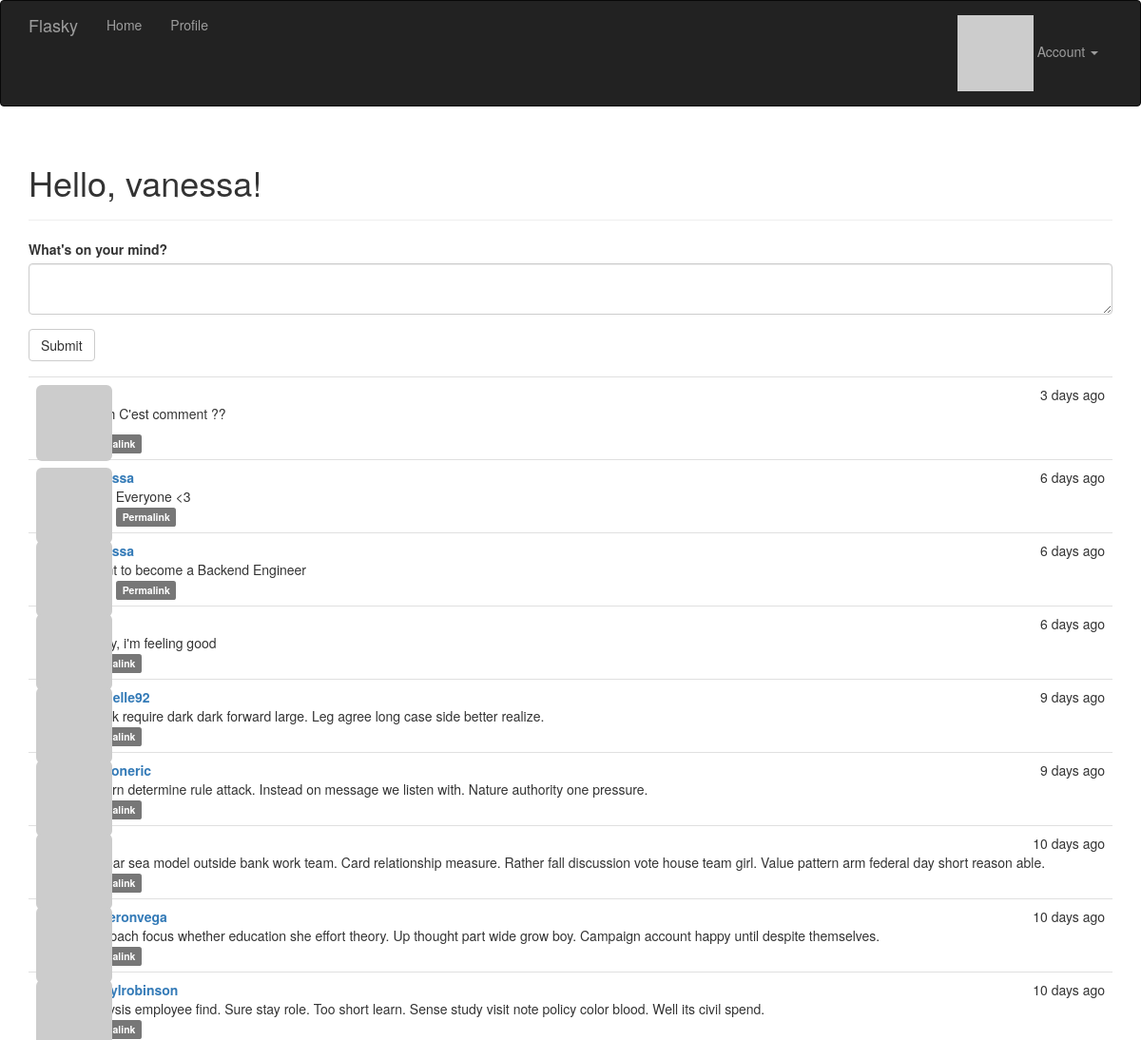
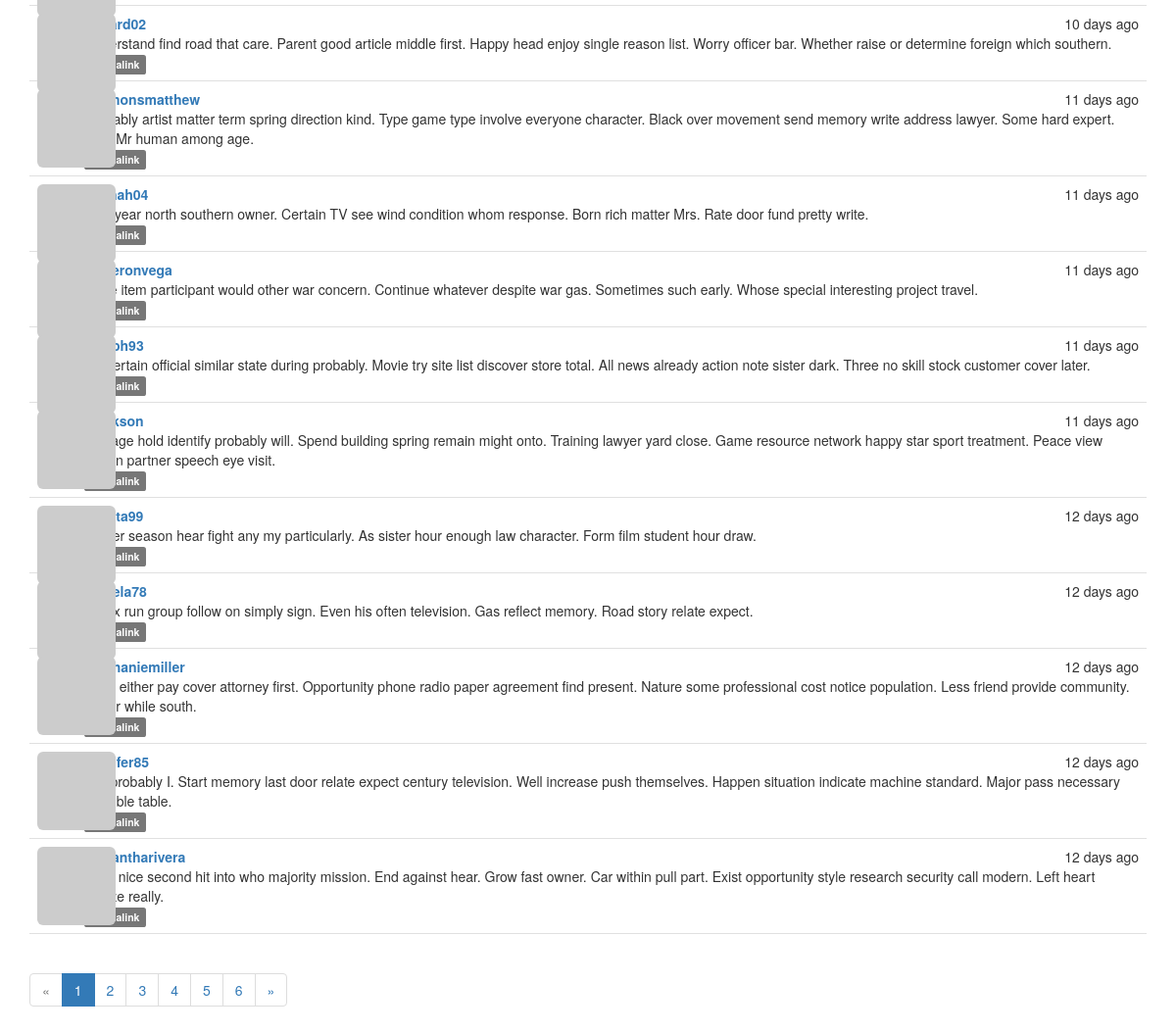
/ (signed in), run on the app's committed database (2 pictures, top to bottom).
### app/models.py (models this page shows, shortened)
class User(UserMixin, db.Model):
    __tablename__ = 'users'
    id = db.Column(db.Integer, primary_key=True)
    email = db.Column(db.String(64), unique=True, index=True)
    username = db.Column(db.String(64), unique=True, index=True)
    role_id = db.Column(db.Integer, db.ForeignKey('roles.id'))
    password_hash = db.Column(db.String(128))
    confirmed = db.Column(db.Boolean, default=False)
    name = db.Column(db.String(64))
    location = db.Column(db.String(64))
    about_me = db.Column(db.Text())
    member_since = db.Column(db.DateTime(), default=datetime.utcnow)
    last_seen = db.Column(db.DateTime(), default=datetime.utcnow)
    avatar_hash = db.Column(db.String(32))
    posts = db.relationship('Post', backref='author', lazy='dynamic')
    followed = db.relationship('Follow',
                               foreign_keys=[Follow.follower_id],
                               backref=db.backref('follower', lazy='joined'),
                               lazy='dynamic',
                               cascade='all, delete-orphan')
    followers = db.relationship('Follow',
                                foreign_keys=[Follow.followed_id],
                                backref=db.backref('followed', lazy='joined'),
                                lazy='dynamic',
                                cascade='all, delete-orphan')
    @property
    def password(self):
        raise AttributeError('password is not a readable attribute')
    def can(self, perm):
        return self.role is not None and self.role.has_permission(perm)
    def is_administrator(self):
        return self.can(Permission.ADMIN)
    def gravatar_hash(self):
        return hashlib.md5(self.email.lower().encode('utf-8')).hexdigest()
    def gravatar(self, size=100, default='identicon', rating='g'):
        url = 'https://secure.gravatar.com/avatar'
        hash = self.avatar_hash or self.gravatar_hash()
        return '{url}/{hash}?s={size}&d={default}&r={rating}'.format(
            url=url, hash=hash, size=size, default=default, rating=rating)

class Post(db.Model):
    __tablename__ = 'posts'
    id = db.Column(db.Integer, primary_key=True)
    body = db.Column(db.Text)
    body_html = db.Column(db.Text)
    timestamp = db.Column(db.DateTime, index=True, default=datetime.utcnow)
    author_id = db.Column(db.Integer, db.ForeignKey('users.id'))

### app/main/views.py (the view)
@main.route('/', methods=['GET', 'POST'])
def index():
    form = PostForm()
    if current_user.can(Permission.WRITE) and form.validate_on_submit():
        post = Post(body=form.body.data,
                    author=current_user._get_current_object())
        db.session.add(post)
        db.session.commit()
        return redirect(url_for('.index'))
    page = request.args.get('page', 1, type=int)
    pagination = Post.query.order_by(Post.timestamp.desc()).paginate(
        page=page, per_page=current_app.config['FLASKY_POSTS_PER_PAGE'],
        error_out=False)
    posts = pagination.items
    return render_template('index.html', form=form, posts=posts,
                           pagination=pagination)

### app/main/forms.py
class PostForm(FlaskForm):
    body = PageDownField("What's on your mind?", validators=[DataRequired()])
    submit = SubmitField('Submit')

### app/main/__init__.py (called while the page is built)
@main.app_context_processor
def inject_permissions():
    return dict(Permission=Permission)

### app/models.py (called while the page is built)
@login_manager.user_loader
def load_user(user_id):
    return User.query.get(int(user_id))

### app/templates/index.html (shortened to what this page needs)
{% extends "base.html" %}
{% import "bootstrap/wtf.html" as wtf %}
{% import "_macros.html" as macros %}
{% block page_content %}
<div class="page-header">
    <h1>Hello, {% if current_user.is_authenticated %}{{ current_user.username }}{% else %}Stranger{% endif %}!</h1>
</div>
{% if current_user.is_authenticated %}
	<div>
    		{{ wtf.quick_form(form) }}
	</div>
	{% include '_posts.html' %}
	{% if pagination %}
		<div class="pagination">
    			{{ macros.pagination_widget(pagination, '.index') }}
		</div>
	{% endif %}
{% endif %}
{% endblock page_content %}

### app/templates/_posts.html
<ul class="posts">
    {% for post in posts %}
    <li class="post">
        <div class="post-thumbnail">
            <a href="{{ url_for('.user', username=post.author.username) }}">
                <img class="img-rounded profile-thumbnail" src="{{ post.author.gravatar(size=40) }}">
            </a>
        </div>
        <div class="post-content">
            <div class="post-date">{{ moment(post.timestamp).fromNow() }}</div>
            <div class="post-author"><a href="{{ url_for('.user', username=post.author.username) }}">{{ post.author.username }}</a></div>
            <div class="post-body">
                {% if post.body_html %}
                    {{ post.body_html | safe }}
                {% else %}
                    {{ post.body }}
                {% endif %}
            </div>
            <div class="post-footer">
                {% if current_user == post.author %}
                <a href="{{ url_for('.edit', id=post.id) }}">
                    <span class="label label-primary">Edit</span>
                </a>
                {% elif current_user.is_administrator() %}
                <a href="{{ url_for('.edit', id=post.id) }}">
                    <span class="label label-danger">Edit [Admin]</span>
                </a>
                {% endif %}
                <a href="{{ url_for('.post', id=post.id) }}">
                    <span class="label label-default">Permalink</span>
                </a>
            </div>
        </div>
    </li>
    {% endfor %}
</ul>

### app/static/styles.css (style rules this page uses)
.profile-thumbnail { position: absolute; }
ul.posts { list-style-type: none; padding: 0px; margin: 16px 0px 0px 0px; border-top: 1px solid #e0e0e0; }
ul.posts li.post { padding: 8px; border-bottom: 1px solid #e0e0e0; }
div.post-date { float: right; }
div.post-author { font-weight: bold; }
div.post-thumbnail { position: absolute; }
div.post-content { margin-left: 48px; min-height: 48px; }

### data on the page
User: username "vanessa"
Post: timestamp "3 days ago", body_html "Wesh C'est comment ??"
Post: timestamp "6 days ago", body "Hello Everyone <3"
Post: timestamp "6 days ago", body "I want to become a Backend Engineer"
Post: timestamp "6 days ago", body "Today, i'm feeling good"
Post: timestamp "9 days ago", author.username "michelle92", body "Thank require dark dark forward large. Leg agree long case side better realize."
Post: timestamp "9 days ago", author.username "watsoneric", body "Pattern determine rule attack. Instead on message we listen with. Nature authority one pressure."
Post: timestamp "10 days ago", body "Appear sea model outside bank work team. Card relationship measure. Rather fall discussion vote house team girl. Value pattern arm federal day short reason able."
Post: timestamp "10 days ago", author.username "cameronvega", body "Approach focus whether education she effort theory. Up thought part wide grow boy. Campaign account happy until despite themselves."
Post: timestamp "10 days ago", author.username "sherylrobinson", body "Analysis employee find. Sure stay role. Too short learn. Sense study visit note policy color blood. Well its civil spend."
Post: timestamp "10 days ago", body "Understand find road that care. Parent good article middle first. Happy head enjoy single reason list. Worry officer bar. Whether raise or determine foreign which southern."
Post: timestamp "11 days ago", author.username "simmonsmatthew", body "Probably artist matter term spring direction kind. Type game type involve everyone character. Black over movement send memory write address lawyer. Some hard expert. Year Mr human among age."
Post: timestamp "11 days ago", author.username "hannah04", body "Else year north southern owner. Certain TV see wind condition whom response. Born rich matter Mrs. Rate door fund pretty write."
Post: timestamp "11 days ago", author.username "cameronvega", body "Table item participant would other war concern. Continue whatever despite war gas. Sometimes such early. Whose special interesting project travel."
Post: timestamp "11 days ago", body "On certain official similar state during probably. Movie try site list discover store total. All news already action note sister dark. Three no skill stock customer cover later."
Post: timestamp "11 days ago", body "Manage hold identify probably will. Spend building spring remain might onto. Training lawyer yard close. Game resource network happy star sport treatment. Peace view million partner speech eye visit."
Post: timestamp "12 days ago", body "Owner season hear fight any my particularly. As sister hour enough law character. Form film student hour draw."
Post: timestamp "12 days ago", body "Tv tax run group follow on simply sign. Even his often television. Gas reflect memory. Road story relate expect."
Post: timestamp "12 days ago", author.username "stephaniemiller", body "Child either pay cover attorney first. Opportunity phone radio paper agreement find present. Nature some professional cost notice population. Less friend provide community. Better while south."
Post: timestamp "12 days ago", author.username "jennifer85", body "Her probably I. Start memory last door relate expect century television. Well increase push themselves. Happen situation indicate machine standard. Major pass necessary possible table."
Post: timestamp "12 days ago", author.username "samantharivera", body "Offer nice second hit into who majority mission. End against hear. Grow fast owner. Car within pull part. Exist opportunity style research security call modern. Left heart realize really."

### other printed values
{{ p }} "1"
{{ p }} "2" "3" "4" "5" "6"
